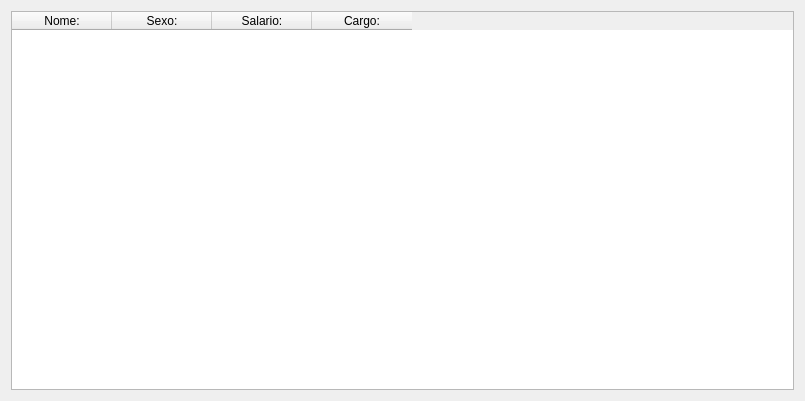
<?xml version="1.0" encoding="UTF-8"?>
<ui version="4.0">
 <class>Dialog</class>
 <widget class="QDialog" name="Dialog">
  <property name="geometry">
   <rect>
    <x>0</x>
    <y>0</y>
    <width>805</width>
    <height>401</height>
   </rect>
  </property>
  <property name="windowTitle">
   <string>list</string>
  </property>
  <layout class="QVBoxLayout" name="verticalLayout">
   <item>
    <widget class="QTableWidget" name="tableWidget_list">
     <property name="maximumSize">
      <size>
       <width>100000</width>
       <height>16777215</height>
      </size>
     </property>
     <property name="sizeAdjustPolicy">
      <enum>QAbstractScrollArea::AdjustToContents</enum>
     </property>
     <property name="alternatingRowColors">
      <bool>true</bool>
     </property>
     <attribute name="horizontalHeaderVisible">
      <bool>true</bool>
     </attribute>
     <attribute name="horizontalHeaderCascadingSectionResizes">
      <bool>false</bool>
     </attribute>
     <attribute name="horizontalHeaderHighlightSections">
      <bool>true</bool>
     </attribute>
     <attribute name="horizontalHeaderShowSortIndicator" stdset="0">
      <bool>false</bool>
     </attribute>
     <attribute name="horizontalHeaderStretchLastSection">
      <bool>false</bool>
     </attribute>
     <attribute name="verticalHeaderVisible">
      <bool>true</bool>
     </attribute>
     <attribute name="verticalHeaderCascadingSectionResizes">
      <bool>false</bool>
     </attribute>
     <attribute name="verticalHeaderHighlightSections">
      <bool>true</bool>
     </attribute>
     <attribute name="verticalHeaderShowSortIndicator" stdset="0">
      <bool>false</bool>
     </attribute>
     <attribute name="verticalHeaderStretchLastSection">
      <bool>false</bool>
     </attribute>
     <column>
      <property name="text">
       <string>Nome:</string>
      </property>
      <property name="font">
       <font>
        <weight>50</weight>
        <bold>false</bold>
       </font>
      </property>
      <property name="textAlignment">
       <set>AlignCenter</set>
      </property>
     </column>
     <column>
      <property name="text">
       <string>Sexo:</string>
      </property>
     </column>
     <column>
      <property name="text">
       <string>Salario:</string>
      </property>
     </column>
     <column>
      <property name="text">
       <string>Cargo:</string>
      </property>
     </column>
    </widget>
   </item>
  </layout>
 </widget>
 <resources/>
 <connections/>
</ui>
